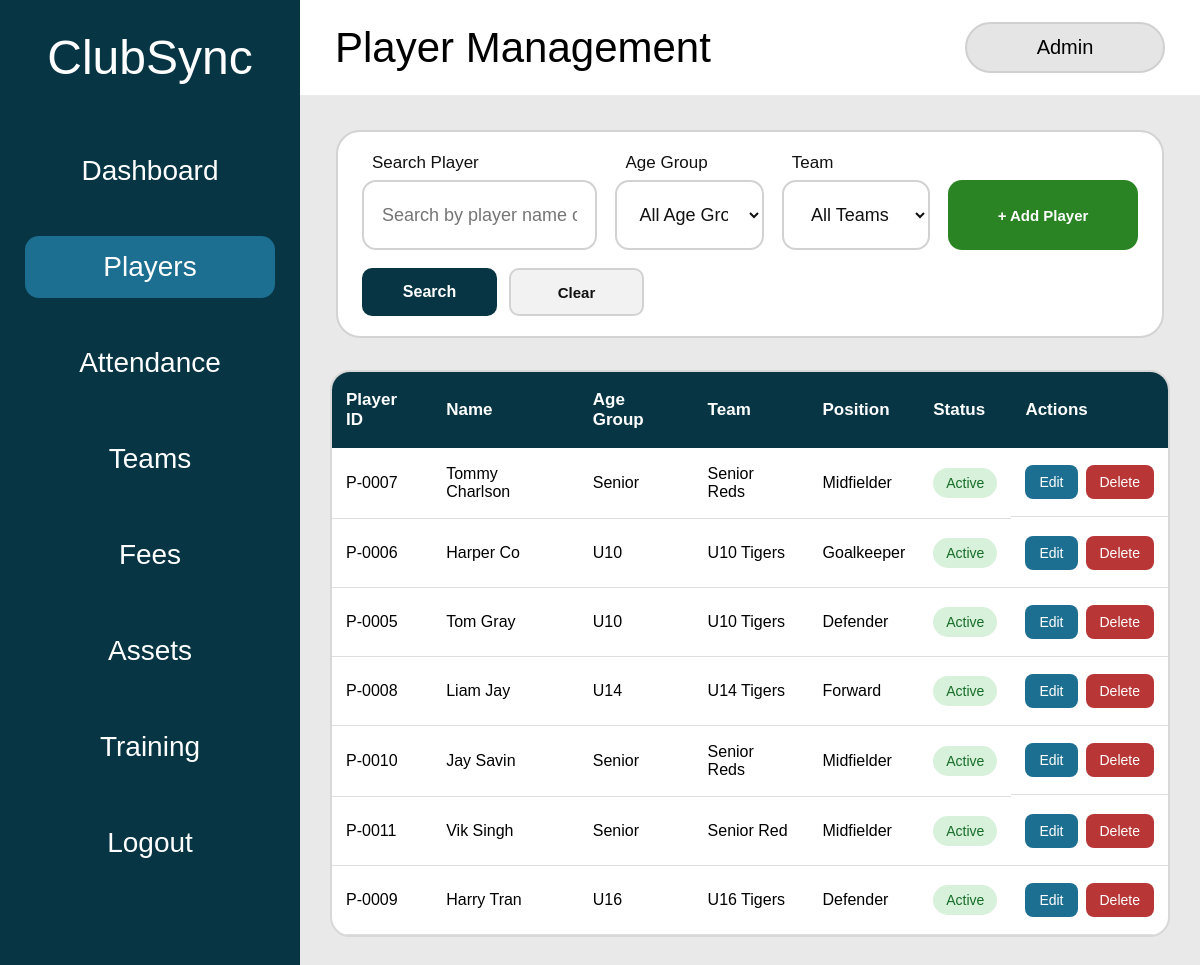
Before: /players (signed in) with the older database file.
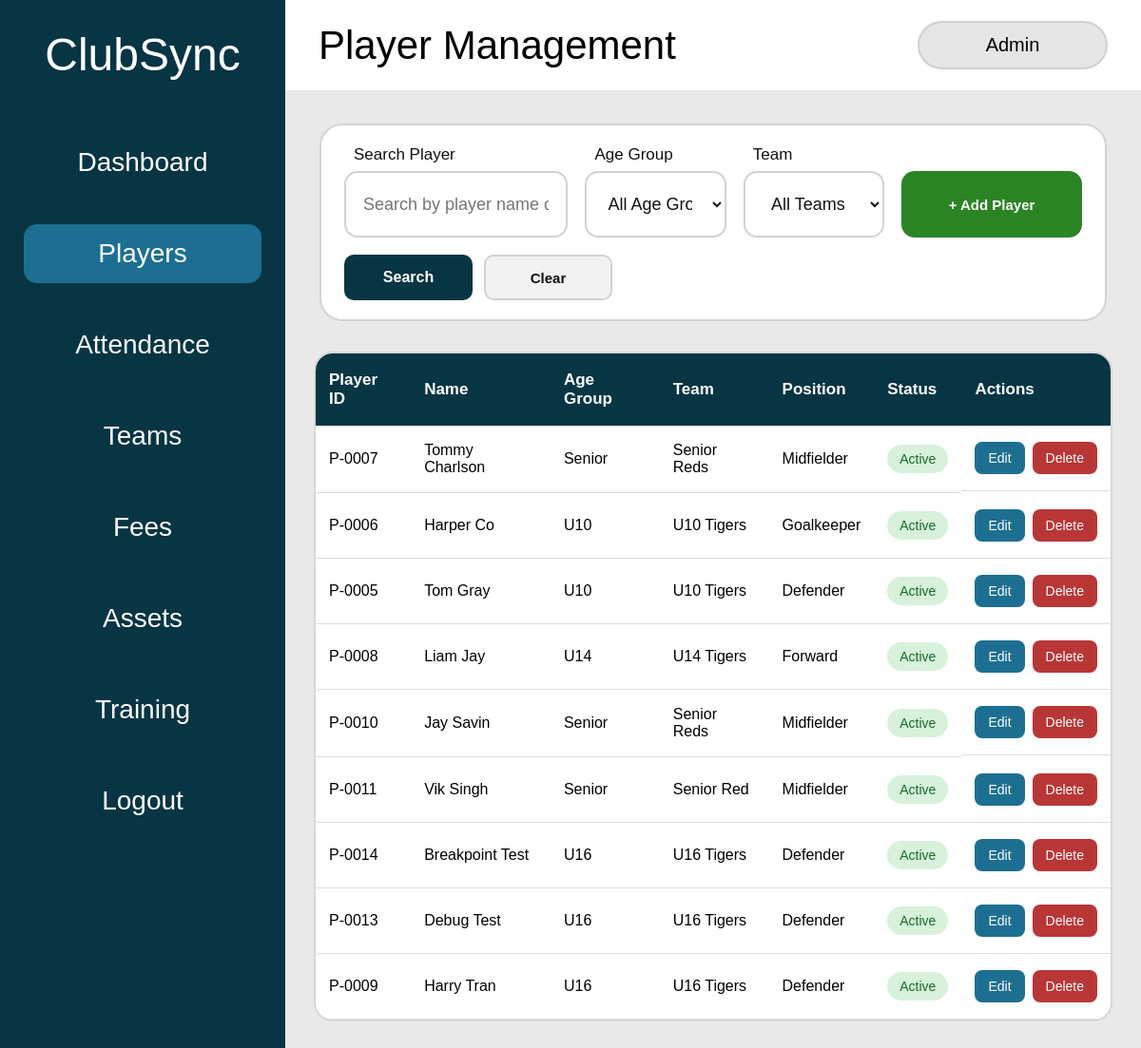
After: the same page with the newer database file.
### tables this page shows
CREATE TABLE players (
    player_id INTEGER PRIMARY KEY AUTOINCREMENT,
    first_name TEXT NOT NULL,
    last_name TEXT NOT NULL,
    date_of_birth TEXT NOT NULL,
    age_group TEXT NOT NULL,
    team TEXT NOT NULL,
    position TEXT NOT NULL,
    contact_phone TEXT,
    emergency_contact TEXT,
    medical_notes TEXT,
    registration_status TEXT NOT NULL DEFAULT 'Active'
);

### app.py (the view, shortened to what this page needs)
@app.route("/players")
def players():
    if "role" not in session:
        return redirect(url_for("login"))
    if session["role"] == "Viewer":
        return redirect(url_for("viewer"))
    search = request.args.get(
        "search",
        ""
    ).strip()
    age_group = request.args.get(
        "age_group",
        ""
    ).strip()
    team = request.args.get(
        "team",
        ""
    ).strip()
    connection = get_database_connection()
    query = """
        SELECT *
        FROM players
        WHERE 1 = 1
    """
    parameters = []
    if age_group:
        query += " AND age_group = ?"
        parameters.append(age_group)
    if team:
        query += " AND team = ?"
        parameters.append(team)
    query += """
        ORDER BY
            last_name,
            first_name
    """
    player_records = connection.execute(
        query,
        parameters
    ).fetchall()
    teams = connection.execute("""
        SELECT DISTINCT team
        FROM players
        WHERE team != ''
        ORDER BY team
    """).fetchall()
    connection.close()
    return render_template(
        "players.html",
        players=player_records,
        teams=teams,
        search=search,
        selected_age_group=age_group,
        selected_team=team
    )

### app.py (called while the page is built)
def get_database_connection():
    connection = sqlite3.connect("clubsync.db")
    connection.row_factory = sqlite3.Row
    connection.execute("PRAGMA foreign_keys = ON")
    return connection

### templates/players.html (shortened to what this page needs)
<!DOCTYPE html>
<html lang="en">
<head>
    <link
        rel="stylesheet"
        href="{{ url_for('static', filename='css/style.css') }}"
    >
</head>
<body>
<div class="app-layout">
    <aside class="sidebar">
        <h1>ClubSync</h1>
        <nav>
            <a href="{{ url_for('dashboard') }}">
                Dashboard
            </a>
            <a
                class="active"
                href="{{ url_for('players') }}"
            >
                Players
            </a>
            <a href="{{ url_for('attendance') }}">
                Attendance
            </a>
            <a href="{{ url_for('teams') }}">
                Teams
            </a>
            <a href="{{ url_for('fees') }}">
                Fees
            </a>
            <a href="{{ url_for('assets') }}">
                Assets
            </a>
            <a href="{{ url_for('training') }}">
                Training
            </a>
            <a href="{{ url_for('logout') }}">
                Logout
            </a>
        </nav>
    </aside>
    <main class="main-content">
        <div class="top-bar">
            <div>
                <h2>Player Management</h2>
            </div>
            <div class="user-box">
                {{ session["role"] }}
            </div>
        </div>
        <section class="players-toolbar {% if session['role'] == 'Admin' %}admin-layout{% else %}coach-layout{% endif %}">
            <form
                method="GET"
                action="{{ url_for('players') }}"
                class="player-search-form"
            >
                <div class="player-filter-field player-search-field">
                    <label for="playerSearch">
                        Search Player
                    </label>
                    <input
                        id="playerSearch"
                        type="text"
                        name="search"
                        placeholder="Search by player name or position"
                        value="{{ search }}"
                    >
                </div>
                <div class="player-filter-field">
                    <label for="playerAgeGroup">
                        Age Group
                    </label>
                    <select
                        id="playerAgeGroup"
                        name="age_group"
                    >
                        <option value="">
                            All Age Groups
                        </option>
                    </select>
                </div>
                <div class="player-filter-field">
                    <label for="playerTeam">
                        Team
                    </label>
                    <select
                        id="playerTeam"
                        name="team"
                    >
                        <option value="">
                            All Teams
                        </option>
                    </select>
                </div>
                <div class="player-filter-actions">
                    <button
                        type="submit"
                        class="player-search-button"
                    >
                        Search
                    </button>
                    <a
                        href="{{ url_for('players') }}"
                        class="clear-filter-button"
                    >
                        Clear
                    </a>
                </div>
            </form>
            {% if session["role"] == "Admin" %}
                <button
                    type="button"
                    class="add-player-button"
                    onclick="openAddPlayerModal()"
                >
                    + Add Player
                </button>
            {% endif %}
        </section>
        <section class="player-table-container">
            <table class="player-table">
                <thead>
                    <tr>
                        <th>Player ID</th>
                        <th>Name</th>
                        <th>Age Group</th>
                        <th>Team</th>
                        <th>Position</th>
                        <th>Status</th>
                        {% if session["role"] == "Admin" %}
                            <th>Actions</th>
                        {% endif %}
                    </tr>
                </thead>
                <tbody>
                    {% for player in players %}
                    <tr>
                        <td>
                            P-{{ "%04d"|format(player["player_id"]) }}
                        </td>
                        <td>
                            {{ player["first_name"] }}
                            {{ player["last_name"] }}
                        </td>
                        <td>
                            {{ player["age_group"] }}
                        </td>
                        <td>
                            {{ player["team"] }}
                        </td>
                        <td>
                            {{ player["position"] }}
                        </td>
                        <td>
                            <span
                                class="player-status
                                {% if player['registration_status'] == 'Active' %}
                                    active-status
                                {% else %}
                                    inactive-status
                                {% endif %}"
                            >
                                {{ player["registration_status"] }}
                            </span>
                        </td>
                        {% if session["role"] == "Admin" %}
                        <td class="player-actions">
                            <button
                                type="button"
                                class="edit-player-button"
                                onclick="openEditPlayerModal(
                                    '{{ player['player_id'] }}',
                                    '{{ player['first_name']|e }}',
                                    '{{ player['last_name']|e }}',
                                    '{{ player['date_of_birth'] }}',
                                    '{{ player['age_group'] }}',
                                    '{{ player['team']|e }}',
                                    '{{ player['position'] }}',
                                    '{{ player['contact_phone']|e }}',
                                    '{{ player['emergency_contact']|e }}',
                                    '{{ player['medical_notes']|e }}',
                                    '{{ player['registration_status'] }}'
                                )"
                            >
                                Edit
                            </button>
                            <form
                                method="POST"
                                action="{{ url_for(
                                    'delete_player',
                                    player_id=player['player_id']
                                ) }}"
                                class="delete-player-form"
                                onsubmit="return confirm(
                                    'Are you sure you want to delete this player?'
                                );"
                            >
                                <button
                                    type="submit"
                                    class="delete-player-button"
                                >
                                    Delete
                                </button>
                            </form>
                        </td>
                        {% endif %}
                    </tr>
                    {% endfor %}
                </tbody>
            </table>
        </section>
    </main>
</div>
</body>
</html>

Changed rows visible on the page:
added players: player_id "0014", first_name "Breakpoint", last_name "Test", age_group "U16", team "U16 Tigers", position "Defender", registration_status "Active"
added players: player_id "0013", first_name "Debug", last_name "Test", age_group "U16", team "U16 Tigers", position "Defender", registration_status "Active"
